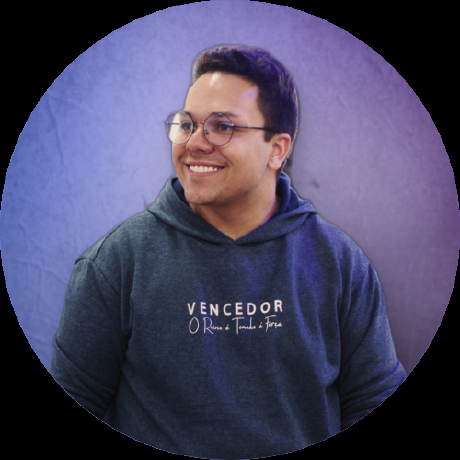
%> input picture PDI/levi.png, 460 x 460 px
$ octave aula3.m   (GNU Octave 9; MATLAB toolbox functions it lacks are replaced by stand-ins)
%> lines starting %> are read from the running program, lines starting %| are printed output that depends on the picture
clear all
pkg load image

imagem = imread('levi.png')
%> imagem is the input picture: size 460x460x3 uint8; mean R, G, B 73.1, 69.9, 98.6
imagemPreta = rgb2gray(imagem)
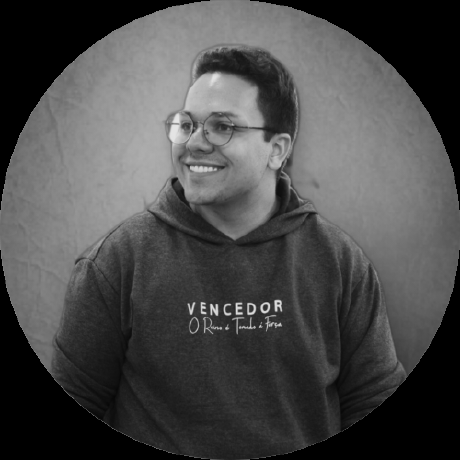
%> imagemPreta: size 460x460 uint8; min 0, max 228, mean 74.2
imagemNoise = imnoise(imagemPreta, 'salt & pepper')
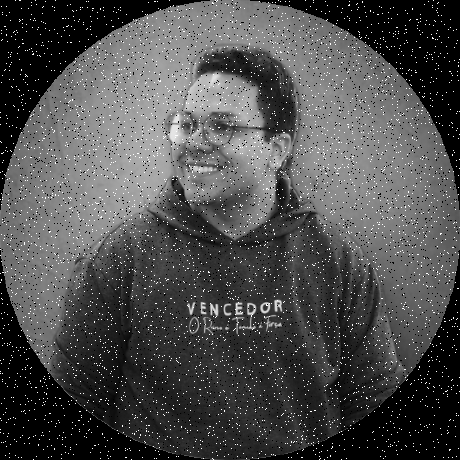
%> imagemNoise: size 460x460 uint8; min 0, max 255, mean 76.8

imshow(imagemNoise)
